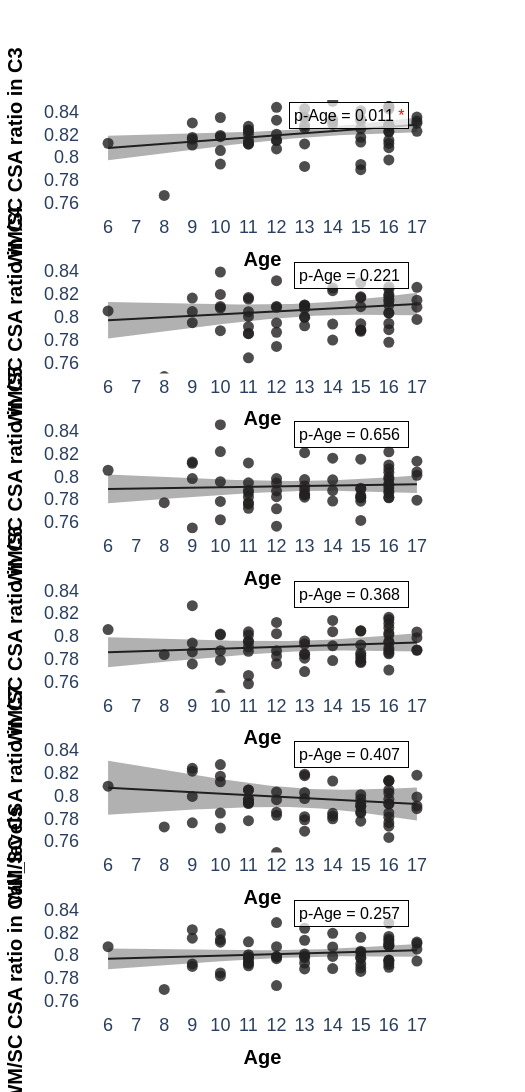

The code cell stored with this chart in its notebook:
### Markdown cell above
## Plot WM / SC CSA ratio vs Age

### Code cell
plot_ratio(df_GM_WM_SC, 'WM', 'SC', 0.75, 0.85)
